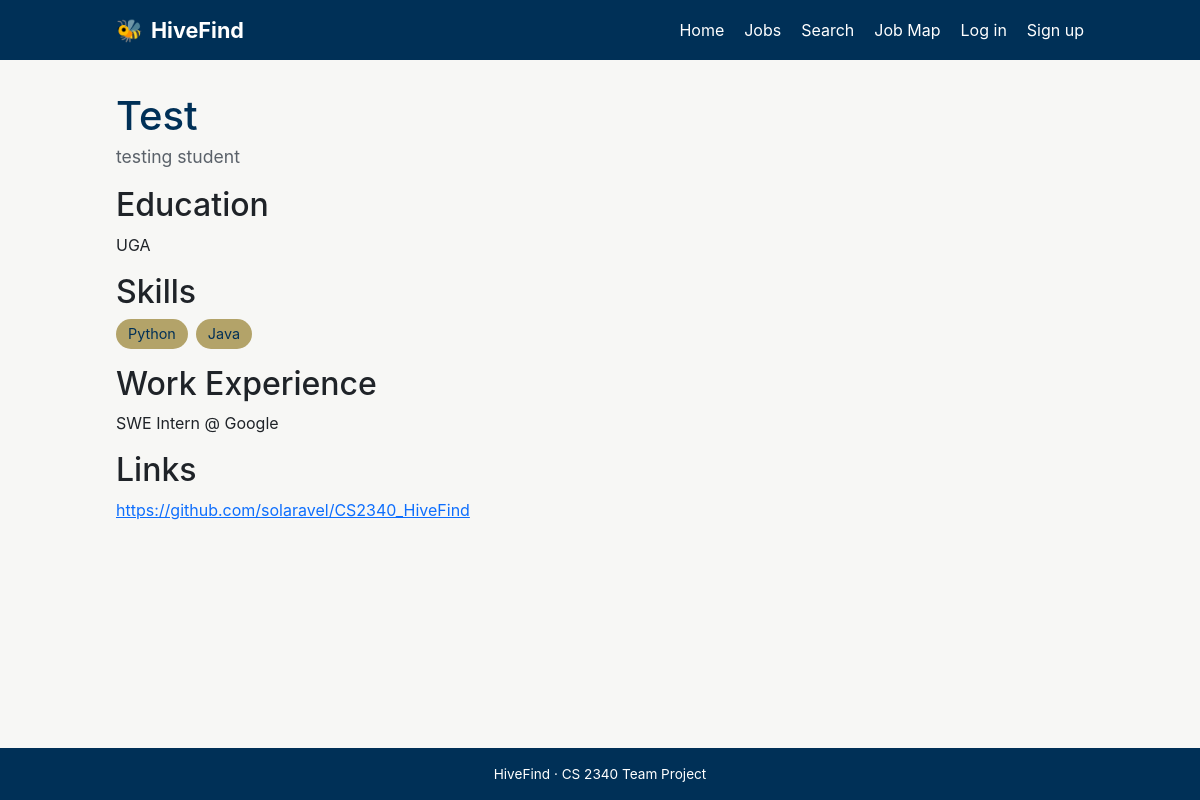
Screenshot of /accounts/1/profile/view with the database file from the repository.
### accounts/models.py (models this page shows, shortened)
class JobSeeker(models.Model):
    id = models.AutoField(primary_key=True)
    user = models.OneToOneField(User, on_delete=models.CASCADE)
    name = models.CharField(max_length=100)
    headline = models.TextField(blank=True)
    skills = models.ManyToManyField(Skill, blank=True)
    education = models.TextField(blank=True)
    work_exp = models.TextField(blank=True)
    links = models.URLField(blank=True)

class Skill(models.Model):
    name = models.CharField(max_length=50, unique=True)

### accounts/views.py (the view)
# urls.py: path('<int:id>/profile/view', views.view_profile, name='accounts.view_profile'),
def view_profile(request, id):
    profile = get_object_or_404(JobSeeker, id=id)
    template_data = {}
    template_data['title'] = profile.name
    template_data['headline'] = profile.headline
    template_data['skills'] = profile.skills.all()
    template_data['education'] = profile.education
    template_data['work_exp'] = profile.work_exp
    template_data['links'] = profile.links
    template_data['profile_user'] = profile.user
    return render(request, 'accounts/view_profile.html', {'template_data': template_data})

### accounts/templates/accounts/view_profile.html (shortened to what this page needs)
{% extends 'hivefind/base.html' %}
{% block content %}
<section class="profile">
    <h1>{{ template_data.title }}</h1>
    <p class="headline">{{ template_data.headline }}</p>
    <h2>Education</h2>
    <p>{{ template_data.education }}</p>
    <h2>Skills</h2>
    {% if template_data.skills %}
        <ul class="skills">
            {% for skill in template_data.skills %}
                <li>{{ skill.name }}</li>
            {% endfor %}
        </ul>
    {% else %}
        <p>No skills listed.</p>
    {% endif %}
    <h2>Work Experience</h2>
    <p>{{ template_data.work_exp }}</p>
    <h2>Links</h2>
    {% if template_data.links %}
        <p><a href="{{ template_data.links }}" target="_blank" rel="noopener noreferrer">{{ template_data.links }}</a></p>
    {% else %}
        <p>No links added.</p>
    {% endif %}
</section>
{% endblock %}

### static/css/base.css (style rules this page uses)
:root { --gt-navy: #003057; --gt-gold: #b3a369; --bg: #f7f7f5; --text: #1f2328; --muted: #5a6169; --border: #e2e2df; --white: #ffffff; }
* { box-sizing: border-box; }
body { margin: 0; font-family: -apple-system, BlinkMacSystemFont, "Segoe UI", Roboto, Helvetica, Arial, sans-serif; color: var(--text); background: var(--bg); line-height: 1.5; display: flex; flex-direction: column; min-height: 100vh; }
.profile h1 { color: var(--gt-navy); margin-bottom: 4px; }
.profile .headline { color: var(--muted); font-size: 1.1rem; }
.skills { display: flex; flex-wrap: wrap; gap: 8px; list-style: none; padding: 0; }
.skills li { background: var(--gt-gold); color: var(--gt-navy); padding: 4px 12px; border-radius: 999px; font-size: 0.9rem; }

### rows the page displays
JobSeeker: title "Test", headline "testing student", education "UGA", work_exp "SWE Intern @ Google", links "https://github.com/solaravel/CS2340_HiveFind"
Skill: name "Python"
Skill: name "Java"
